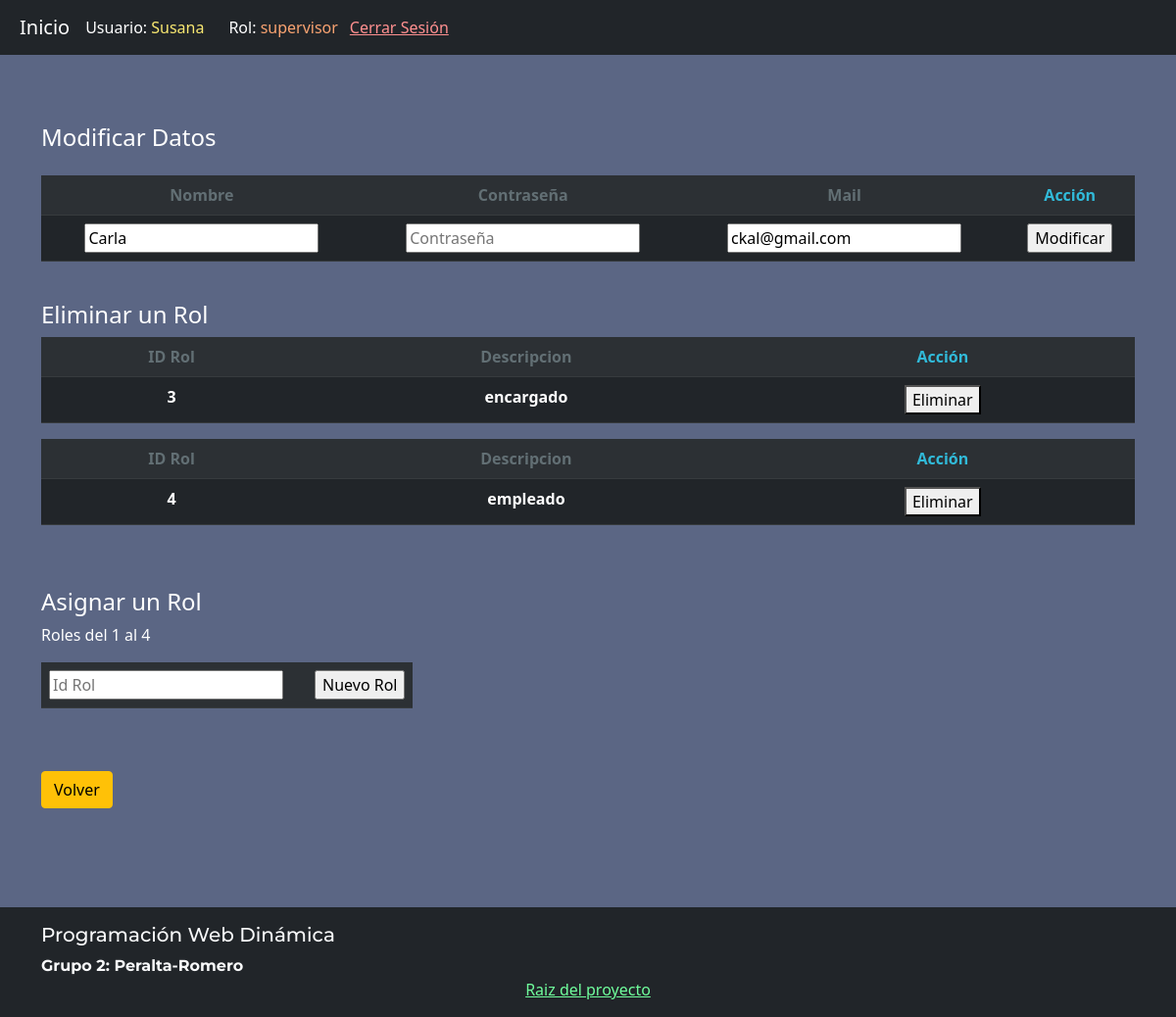
The page /Vista/accion/actualizarLogin.php?idusuario=7 (signed in) on the database its author committed.
### tables this page shows
CREATE TABLE `rol` (
  `idrol` bigint(20) NOT NULL,
  `roldescripcion` varchar(50) NOT NULL
);

CREATE TABLE `usuario` (
  `idusuario` bigint(20) NOT NULL,
  `usnombre` varchar(50) NOT NULL,
  `uspass` varchar(32) NOT NULL,
  `usmail` varchar(50) NOT NULL,
  `usdeshabilitado` timestamp NOT NULL DEFAULT current_timestamp() ON UPDATE current_timestamp()
);

### util/funciones.php (called while the page is built, shortened)
<?php
function data_submitted() {
    $_AAux= array();
    if (!empty($_POST))
        $_AAux =$_POST;
    else if(!empty($_GET)) {
                $_AAux =$_GET;
            }
    return $_AAux;
}
spl_autoload_register(function ($class_name){
    $directorys = array(
        $GLOBALS['ROOT'].'Modelo/',
        $GLOBALS['ROOT'].'Modelo/conector/',
        $GLOBALS['ROOT'].'Control/',
    );
});
?>

### Control/Session.php (called while the page is built, shortened)
<?php
class Session{
    public function getUsuarioActual()
    {
        return $_SESSION['usuario'];
    }
    public function getRol(){
        $roles=[];
        $nombre=['usnombre'=>$this->getUsuarioActual()];
        $abmUs= new abmUsuario();
        $arreglo=$abmUs->buscar($nombre);
        if (count($arreglo)==1){
            $id=$arreglo[0]->getIdusuario();
            $abmRelacion=new AbmRelacion();
            $roles=$abmRelacion->buscar(['idusuario'=>$id]);
        }
        return $roles;
    }
}
?>

### Modelo/Usuario.php (called while the page is built, shortened)
<?php
class Usuario
{
    private $idusuario;
    private $usnombre;
    private $usmail;
    public function __construct()
    {
        $this->idusuario = "";
        $this->usnombre = "";
        $this->usmail = "";
    }
    public function getIdusuario()
    {
        return $this->idusuario;
    }
    public function setIdusuario($idusuario)
    {
        $this->idusuario = $idusuario;
        return $this;
    }
    public function getUsnombre()
    {
        return $this->usnombre;
    }
    public function setUsnombre($usnombre)
    {
        $this->usnombre = $usnombre;
        return $this;
    }
    public function setUspass($uspass)
    {
        return $this;
    }
    public function getUsmail()
    {
        return $this->usmail;
    }
    public function setUsmail($usmail)
    {
        $this->usmail = $usmail;
        return $this;
    }
    public function setUsdeshabilitado($usdeshabilitado)
    {
        return $this;
    }
    public static function seleccionar($condicion = "")
    {
        $arreglo = array();
        $base = new BaseDatos();
        $sql = "SELECT * FROM usuario ";
        if ($condicion != "") {
            $sql .= 'WHERE ' . $condicion;
        }
        $res = $base->Ejecutar($sql);
        if ($res > -1) {
            if ($res > 0) {
                while ($row = $base->Registro()) {
                    $obj = new Usuario();
                    $obj->setear($row['idusuario'], $row['usnombre'], $row['uspass'], $row['usmail'], $row['usdeshabilitado']);
                    array_push($arreglo, $obj);
                }
            }
        } else {
            $this->setMensajeOperacion("Usuario->seleccionar: " . $base->getError());
        }
        return $arreglo;
    }
}

### Modelo/conector/BaseDatos.php (called while the page is built, shortened)
<?php
class BaseDatos extends PDO {
  	private $indice;
  	private $resultado;
    public function __construct(){
        $this->indice =0;
    }
    public function setSQL($e){
        return "\n".$this->sql = $e;
    }
    public function Ejecutar($sql){
        if ( stristr($sql,"select")){
            $resp =  $this->EjecutarSelect($sql);
        }
        return $resp;
   }
   private function EjecutarSelect($sql){
       $cant = -1;
       $resultado=parent::query($sql);
       if(!$resultado){
           $this->analizarDebug();
       }else {
          $arregloResult = $resultado->fetchAll();
          $cant = count($arregloResult);
       }
       return $cant;
   }
   public function Registro() {
       $filaActual = false;
       $indiceActual = $this->getIndice();
       if ($indiceActual>=0) {
           $filas = $this->getResultado();
           if($indiceActual<count($filas)){
               $filaActual =  $filas[$indiceActual];
           }else {
               $this->setIndice(-1);
           }
       }
       return $filaActual;
   }
   private function setIndice ($valor){
       $this->indice = $valor;
   }
   private function getIndice (){
       return $this->indice;
   }
   private function setResultado($valor){
       $this->resultado = $valor;
   }
   private function getResultado(){
      return $this->resultado;
   }
}

### Control/AbmUsuario.php (called while the page is built, shortened)
<?php
class abmUsuario{
    public function buscar($param)
    {
        $where = " true ";
        if ($param != null) {
            if (isset($param['idusuario'])) {
                $where .= " and idusuario ='" . $param['idusuario'] . "'";
            }
            if (isset($param['usnombre'])) {
                $where .= " and usnombre ='" . $param['usnombre'] . "'";
            }
        }
        $arreglo = Usuario::seleccionar($where);
        return $arreglo;
    }
}
?>

### Modelo/relacion.php (called while the page is built, shortened)
<?php
class Relacion
{
    public static function seleccionar($condicion = "")
    {
        $arreglo = array();
        $base = new BaseDatos();
        $sql = "SELECT * FROM usuariorol ";
        if ($condicion != "") {
            $sql .= 'WHERE ' . $condicion;
        }
        $res = $base->Ejecutar($sql);
        if ($res > -1) {
            if ($res > 0) {
                while ($row = $base->Registro()) {
                    $objRel = new Relacion();
                    $abmUs = new abmUsuario();
                    $arrayUs = $abmUs->buscar(['idusuario' => $row['idusuario']]);
                    $abmRol = new abmRol();
                    $objRol = $abmRol->buscar($row['idrol']);
                    $objRel->setear($arrayUs[0], $objRol);
                    array_push($arreglo, $objRel);
                }
            }
        } else {
            $this->setMensajeOperacion("Relacion->seleccionar: " . $base->getError());
        }
        return $arreglo;
    }
}

### Control/abmRelacion.php (called while the page is built, shortened)
<?php
class AbmRelacion{
    public function buscar($param)
    {
        $where = " true ";
        if ($param != null) {
            if (isset($param['idusuario'])) {
                $where .= " and idusuario ='" . $param['idusuario'] . "'";
            }
        }
        $arreglo = Relacion::seleccionar($where);
        return $arreglo;
    }
}
?>

### Modelo/Rol.php (called while the page is built, shortened)
<?php
class Rol
{
    public static function seleccionar($condicion = "")
    {
        $obj = null;
        $base = new BaseDatos();
        $sql = "SELECT * FROM rol ";
        if ($condicion != "") {
            $sql .= 'WHERE ' . $condicion;
        }
        $res = $base->Ejecutar($sql);
        if ($res > -1) {
            if ($res > 0) {
                $row = $base->Registro();
                $obj = new Rol();
                $obj->setear($row['idrol'], $row['roldescripcion']);
            }
        } else {
            $this->setMensajeOperacion("Rol->seleccionar: " . $base->getError());
        }
        return $obj;
    }
}

### Control/AbmRol.php (called while the page is built)
<?php
class abmRol{
    public function buscar($id){
        $obj=Rol::seleccionar("idrol= ".$id);
        return $obj;
    }
}
?>

### Vista/accion/actualizarLogin.php (the view, shortened to what this page needs)
<?php
$estructuraAMostrar="desdeAccion";
$seguro=true;
include_once("../estructura/cabecera.php");
$datos=data_submitted();
if (isset($datos['idusuario'])){
    $objAbm=new abmUsuario();
    $arreglo=$objAbm->buscar($datos);
    if (count($arreglo)==1){
        $objUs=$arreglo[0];
        echo "<h4>Modificar Datos</h4>";
        echo "<form method='POST' action='modificarUsuario.php' onSubmit='return validar2();' novalidate>
        <div class='table-responsive'>
        <table class='table table-striped table-dark text-center'>
        <tr style='color: #626f74;'>
            <th scope='col'>Nombre</th>
            <th scope='col'>Contraseña</th>
            <th scope='col'>Mail</th>
            <th colspan='2' scope='col' style='color: #31bad9;'>Acción</th>
        </tr>
        <tr style='color: #626f74;'>
            <th scope='row'><input type='text' id='usnombre' name='usnombre' value='".$objUs->getUsnombre()."'></th>
            <th scope='row'><input type='text' id='uspass' name='uspass' placeholder='Contraseña' required></th>
            <p id='pass-text'></p>
            <p id='user-text'></p>
            <th scope='row'><input type='text' name='usmail' value='".$objUs->getUsmail()."'></th>
            <th scope='row'><input type='submit' value='Modificar'></th>
            <input type='hidden' name='idusuario' value='".$datos['idusuario']."'>
            <input type='hidden' name='usdeshabilitado' value='".$objUs->getUsdeshabilitado()."'>
        </tr>
        </table>
        </div>
        </form>
        </br>";
        echo "<h4>Eliminar un Rol</h4>";
        $objAbmRel=new AbmRelacion();
        $arregloRel=$objAbmRel->buscar($datos);
        foreach ($arregloRel as $objRel){
            $abmRol=new abmRol();
            $objRol=$abmRol->buscar($objRel->getObjRol()->getIdRol());
            echo "<div class='table-responsive'>
                <table class='table table-striped table-dark text-center'>
                <tr style='color: #626f74;'>
                    <th scope='col'>ID Rol</th>
                    <th scope='col'>Descripcion</th>
                    <th colspan='2' scope='col' style='color: #31bad9;'>Acción</th>
                </tr>
                <tr>
                    <th scope='row'>".$objRol->getIdRol()."</th>
                    <th scope='row'>".$objRol->getRolDescripcion()."</th>
                    <th scope='row'><a href='eliminarRol.php?idusuario=".$datos['idusuario']."&idrol=".$objRol->getIdRol()."'><button>Eliminar</button></a></th>
                </tr>
                </table>
                </div>";
        }
        echo "<h4>Asignar un Rol</h4>";
        echo "<form method='post' action='nuevoRol.php'>
                <table class='table table-striped table-dark text-center' style='width:fit-content'>
                <tr>
                    <td><input type='text' name='idrol' placeholder='Id Rol' pattern=[1-4]{1}></td>
                    <td><input type='hidden' name='idusuario' value='".$datos['idusuario']."'></td>
                    <td><input type='submit' value='Nuevo Rol'></td>
                    <p>Roles del 1 al 4</p>
                </tr>
                </table>
            </form>";
    }
}else{
    echo "No se ingreso el id de usuario";
}
echo "<a href='../paginaSegura.php'><button type='button' class='mt-5 btn btn-warning'>Volver</button></a>";
include_once("../estructura/pie.php");
?>

### Vista/estructura/cabecera.php (shortened to what this page needs)
<!DOCTYPE html>
<html lang="es">
<head>
<?php
if ($estructuraAMostrar == "desdeAccion") {
    echo "<link rel='stylesheet' href='../css/bootstrap/bootstrap.css'>";
    echo "<link rel='stylesheet' href='../css/bootstrap/bootstrap.min.css'>";
    echo "<link rel='stylesheet' href='../css/gral.css'>";
}
?>
</head>
<body>
<?php
if ($seguro) {
    $sesion = new Session();
    $roles=$sesion->getRol();
    $rolDesc = $roles[0]->getObjRol()->getRolDescripcion();
    echo '<nav class="navbar navbar-expand-md navbar-dark bg-dark mb-4">
    <a class="navbar-brand" href="paginaSegura.php">Inicio</a>
    <button class="navbar-toggler" type="button" data-toggle="collapse" data-target="#navbarCollapse" aria-controls="navbarCollapse" aria-expanded="false" aria-label="Toggle navigation">
    <span class="navbar-toggler-icon"></span>
    </button>';
        echo '<div class="collapse navbar-collapse" id="user-navbarCollapse">
        <ul class="navbar-nav mr-auto">
        <li class="nav-item">
            Usuario: <span style="color:#f9e871;">' . $sesion->getUsuarioActual() . '</span>&nbsp;&nbsp;&nbsp;&nbsp;&nbsp;&nbsp;Rol: <span style="color:#f9a371;">'.$rolDesc.'</span>
        </li>
        <li class="nav-item" style="margin-left:12px;">';
        if ($estructuraAMostrar == "desdeAccion") {
          echo '<a href="cerrarSesion.php" style="color:#ff9090;">Cerrar Sesión</a>';
        }
        echo '
            </li>
        </ul>
        </div>';
    echo '</nav></div>';
}
?>
<main class="container mh-100" style="min-height: 100vh;">

### Vista/css/gral.css (style rules this page uses)
body { background-color: #23315abd; color: #fff; }
.navbar-dark .navbar-brand { margin-left: 20px; }
main.container { margin-top: 70px; }

### rows shown on the page
rol: roldescripcion "supervisor"
usuario: usnombre "Carla", usmail "ckal@gmail.com"
rol: idrol "3", roldescripcion "encargado"
rol: idrol "4", roldescripcion "empleado"

### other values the page prints
$sesion->getUsuarioActual() "Susana"
